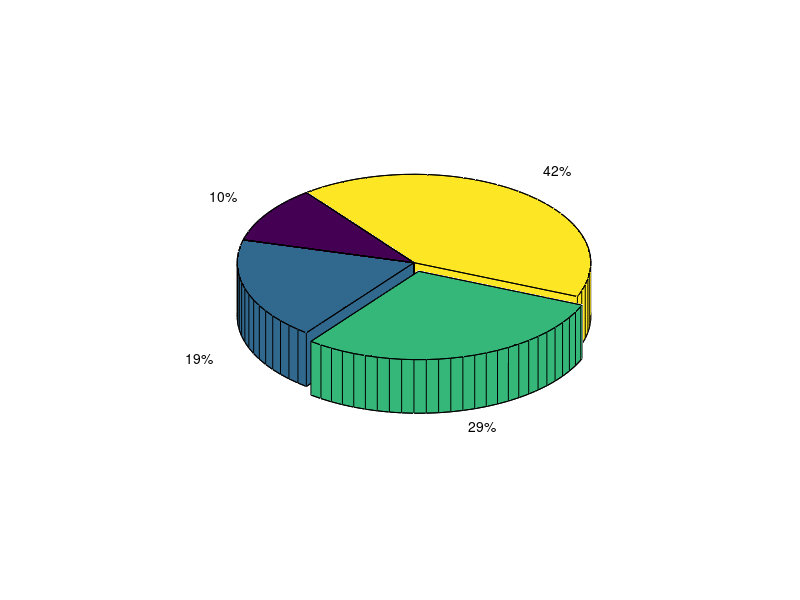

Recreate this plot in MATLAB.
%Especiales

%Esferas
[x, y, z] = sphere(50); 
surf(x,y,z);

%Cilindros
t=linspace(0,pi,20);
r=1+cos(t*2) + sin(t/3);
[x,y,z]=cylinder(r);
surf(x,y,z);
axis square;

%Graficas de Barras
Y=[1,6.5,7;
   2,6  ,7;
   3,5.5,7;
   4,5  ,7;
   3,4  ,7;
   2,3  ,7;
   1,2  ,7];
bar3(Y);

%Graficas de Tallo
x=0:0.2:10;
y=sin(x);
z=x.^1.5;
stem3(x,y,z,'fill');

%Graficas de Dispersion
x=0:0.2:10;
y=sin(x);
z=x.^1.5;
scatter3(x,y,x,'filled');
grid on;
%colormap([0.1,0.1,0.1]);

%Graficas de Pastel
X=[5,9,14,20];
explode=[0,0,1,0];
pie3(X,explode);